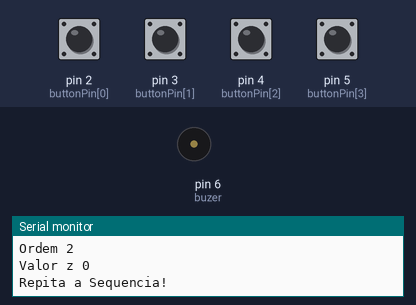
A sketch run on a simulated Arduino Uno, built with avr-gcc and run on an emulated ATmega328P. On the bench: buzzer (waves = sounding), the last lines printed to the serial monitor. The inputs (shaded band) are chosen by the test bench; at power-on: pin 2 (buttonPin[0]), pin 3 (buttonPin[1]), pin 4 (buttonPin[2]), pin 5 (buttonPin[3]) LOW. Random numbers use the default seed unless the sketch sets one.

Above: at 5.6 s.
5.7 s: pin 3 (buttonPin[1]) pulled HIGH for 0.15 s
At 7.8 s:
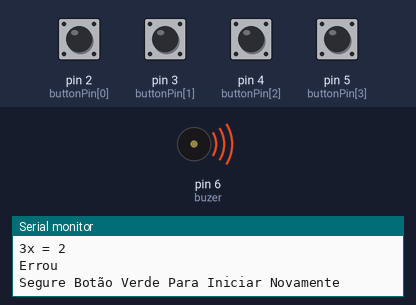
Timing chart, 0 to 14.8 s (numbered marks = the images above; inputs shaded):
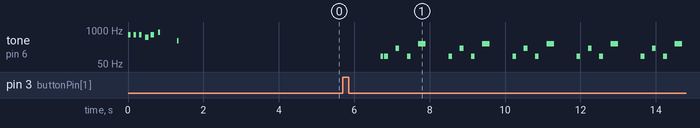

Measured:
- after the input at 5.7 s, tone on pin 6 (buzer): plays 100 Hz for 0.07 s, 100 Hz for 0.10 s, 200 Hz for 0.10 s, 100 Hz for 0.10 s, 300 Hz for 0.20 s, 100 Hz for 0.10 s … (21 notes in this stretch), starting after 1.0 s
- by itself, tone on pin 6 (buzer): plays 660 Hz for 0.07 s, 660 Hz for 0.07 s, 660 Hz for 0.07 s, 524 Hz for 0.10 s, 660 Hz for 0.10 s, 830 Hz for 0.05 s … (7 notes in this stretch)

The sketch:

GeniusGame3.0.ino
```cpp
long randNumber;
int sequencia[5];
int buttonState, x, y, z, acertos, vencer = 0;
int contador1 = -1;
int contador2 = 1;
int intro = 1;

const int buzer = 6;

const int buttonPin[4] = {2,3,4,5};
//const int ledPin[4] = {10,11,12,13};

void setup() {
  Serial.begin(9600);
  randomSeed(analogRead(0));
  pinMode(buttonPin, INPUT);
  //pinMode(ledPin, OUTPUT);
  pinMode(buzer, OUTPUT);
  for (byte m = 0; m <= 4; m = m + 1) { //Definir Rounds
    vencer += m;
    Serial.print("vencer ");
    Serial.println(vencer);
  }
}

void loop() {
  Intro();
  if (contador1 == -1) {
    digitalWrite(buttonPin[0] + 8, HIGH);
    digitalWrite(buttonPin[1] + 8, HIGH);
    digitalWrite(buttonPin[2] + 8, HIGH);
    digitalWrite(buttonPin[3] + 8, HIGH);
    delay(500);
    digitalWrite(buttonPin[0] + 8, LOW);
    digitalWrite(buttonPin[1] + 8, LOW);
    digitalWrite(buttonPin[2] + 8, LOW);
    digitalWrite(buttonPin[3] + 8, LOW);
    delay(500);
    contador1 += 2;
  }

  //Criacao Aleatoria da Sequencia
  while (x < contador1) {
    randNumber = random(2, 6);
    Serial.print("RandNumber ");
    Serial.println(randNumber);
    delay(500);
    sequencia[x] = randNumber;
    x++;
    y = 0;
    z = 0;
    contador2 = contador1;
    for (byte cont = 0; cont < contador1; cont = cont + 1) {
      Serial.print(sequencia[cont]);
    }
    Serial.println("");
  }

  //Acender Leds de Acordo com a Sequencia Criada
  while (z < x) {
    if (z == 0) {
      Serial.println("Memorize a Sequencia! ");
    }
    Serial.print("Ordem ");
    Serial.println(sequencia[z]);
    Serial.print("Valor z ");
    Serial.println(z);
    digitalWrite(sequencia[z] + 8, HIGH);
    delay(500);
    digitalWrite(sequencia[z] + 8, LOW);
    delay(500);
    z++;
    if (z == x) {
      Serial.print("Repita a Sequencia! ");
      Serial.println(" ");
    }
  }
  //Pressionamento dos Botões e Verificacao de Acertos
  while (y < contador2) {
    for (byte cont = 0; cont < 4; cont = cont + 1) {
      buttonState = digitalRead(buttonPin[cont]);
      if(buttonState == 1) {
        Serial.print(buttonPin[cont]);
        digitalWrite(buttonPin[cont] + 8, HIGH);
        delay(500);
        Serial.print("x = ");
        Serial.println(sequencia[y]);
        digitalWrite(buttonPin[cont] + 8, LOW);
        delay(500);
        if(sequencia[y] == buttonPin[cont]) {
          Serial.println("Acertou");
          acertos++;
          tone(buzer,660, 70);
          y++;
          if(y == contador2) {
            contador1++;
          }
        }else {
          Serial.println("Errou");
          Serial.println("Segure Botão Verde Para Iniciar Novamente");
          contador2 = 0;
          tone(buzer,100, 70);
          delay(100);
          intro = 10;
          x = 0;
          while(intro == 10) {
            Lose();
            buttonState = digitalRead(buttonPin[0]);
            if(buttonState == 1) {
              intro = 1;
              contador1 = -1;
              for (byte x = 0; x < 10; x = x + 1) {
                Serial.println("");
              }
            }
            delay(500);
          }
        }
      }
    }
   }

   //Garantir Estado do Botao = 0
   Apagar();

   //Acertando Toda Sequencia
   if(acertos == vencer) {//1+2+3+4
     contador1 = 0;
     acertos = 0;
     Serial.println("Ganhou");
     Serial.println("Pressiona Botão Verde Para Iniciar Novamente");
     Win();
   } else if (contador1 == 0) {
     digitalWrite(buttonPin[0] + 8, LOW);
     delay(500);
     digitalWrite(buttonPin[0] + 8, HIGH);
     delay(500);
     digitalWrite(buttonPin[0] + 8, LOW);
     Win();
     buttonState = digitalRead(buttonPin[0]);
      if(buttonState == 1) {
        digitalWrite(10, 0);
        contador2 = 0;
        intro = 1;
        x = 0;
        contador1 = -1;
        for (byte x = 0; x < 10; x = x + 1) {
          Serial.println("");
        }
        delay(500);
      }
   }
}

void Apagar() {
  buttonState = 0;
  for (byte x = 0; x < 4; x = x + 1) {
      digitalWrite(buttonPin[x], LOW);
  }
}

void Intro() {
  if (intro == 1) {
    tone(buzer,660, 70); //e12
    digitalWrite(buttonPin[0] + 8, HIGH);
    delay(150);
    digitalWrite(buttonPin[0] + 8, LOW);
    tone(buzer,660, 70); //e12
    digitalWrite(buttonPin[1] + 8, HIGH);
    delay(150);
    digitalWrite(buttonPin[1] + 8, LOW);
    tone(buzer,660, 70); //e12
    digitalWrite(buttonPin[2] + 8, HIGH);
    delay(150);
    digitalWrite(buttonPin[2] + 8, LOW);
    tone(buzer,524, 100); //B13
    digitalWrite(buttonPin[3] + 8, HIGH);
    delay(150);
    digitalWrite(buttonPin[3] + 8, LOW);
    tone(buzer,660, 100); //e12
    digitalWrite(buttonPin[2] + 8, HIGH);
    delay(200);
    digitalWrite(buttonPin[2] + 8, LOW);
    tone(buzer,830, 50); //e15
    digitalWrite(buttonPin[1] + 8, HIGH);
    delay(200);
    digitalWrite(buttonPin[1] + 8, LOW);
    delay(300);
    tone(buzer,391, 50); //G12
    digitalWrite(buttonPin[0] + 8, HIGH);
    digitalWrite(buttonPin[1] + 8, HIGH);
    digitalWrite(buttonPin[2] + 8, HIGH);
    digitalWrite(buttonPin[3] + 8, HIGH);
    delay(500);
    digitalWrite(buttonPin[0] + 8, LOW);
    digitalWrite(buttonPin[1] + 8, LOW);
    digitalWrite(buttonPin[2] + 8, LOW);
    digitalWrite(buttonPin[3] + 8, LOW);
    delay(500);
    intro++;
  }
}

void Win() {
  tone(buzer,330*8, 70); //D14
  delay(40);
  tone(buzer,400*8, 70); //G12
  delay(40);
  tone(buzer,660*8, 70); //B17
  delay(40);
  tone(buzer,524*8, 70); //B13
  delay(40);
  tone(buzer,588*8, 70); //B15
  delay(40);
  tone(buzer,800*8, 100); //e15
}

void Lose() {
  digitalWrite(buttonPin[0] + 8, HIGH);
  tone(buzer,100, 100);
  digitalWrite(buttonPin[0] + 8, LOW);
  delay(300);
  digitalWrite(buttonPin[0] + 8, HIGH);
  tone(buzer,200, 100);
  digitalWrite(buttonPin[0] + 8, LOW);
  delay(300);
  tone(buzer,100, 100);
  digitalWrite(buttonPin[0] + 8, HIGH);
  delay(300);
  tone(buzer,300, 200);
  digitalWrite(buttonPin[0] + 8, LOW);
  delay(300);
  digitalWrite(buttonPin[0] + 8, HIGH);
}
```
